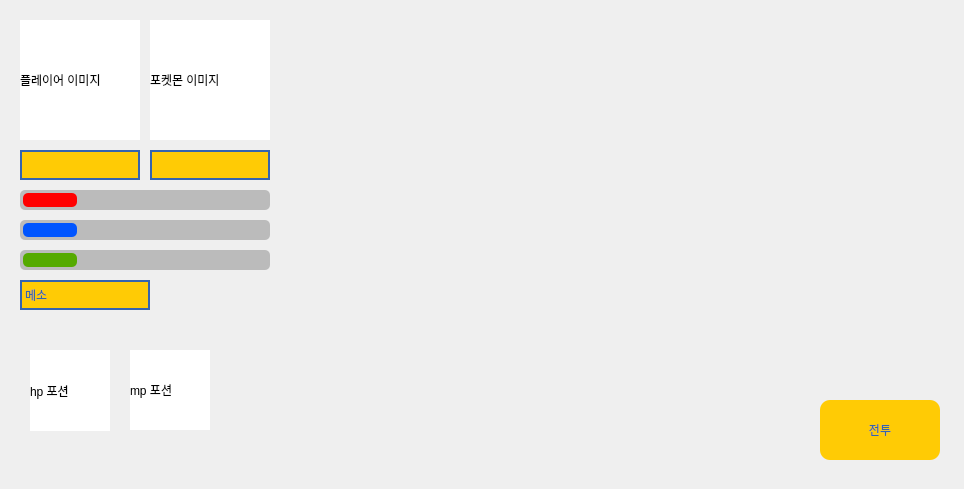
<?xml version="1.0" encoding="UTF-8"?>
<ui version="4.0">
 <class>MainWindow</class>
 <widget class="QMainWindow" name="MainWindow">
  <property name="geometry">
   <rect>
    <x>0</x>
    <y>0</y>
    <width>964</width>
    <height>489</height>
   </rect>
  </property>
  <property name="windowTitle">
   <string>MainWindow</string>
  </property>
  <widget class="QWidget" name="centralwidget">
   <widget class="QLabel" name="label_mp_potion">
    <property name="geometry">
     <rect>
      <x>130</x>
      <y>350</y>
      <width>80</width>
      <height>80</height>
     </rect>
    </property>
    <property name="styleSheet">
     <string notr="true">background-color: rgb(255, 255, 255);</string>
    </property>
    <property name="text">
     <string>mp 포션</string>
    </property>
   </widget>
   <widget class="QProgressBar" name="progressBar_mp">
    <property name="geometry">
     <rect>
      <x>20</x>
      <y>220</y>
      <width>250</width>
      <height>20</height>
     </rect>
    </property>
    <property name="styleSheet">
     <string notr="true">QProgressBar{
	background-color: rgb(187, 187, 187);
	color: rgb(255, 255, 255);
	border-radius: 5px;
	border-style: none;
}
QProgressBar::chunk{
	background-color: rgb(0, 85, 255);
	margin: 3px;
	border-radius: 5px;
}</string>
    </property>
    <property name="value">
     <number>24</number>
    </property>
    <property name="textVisible">
     <bool>false</bool>
    </property>
    <property name="format">
     <string>MP %p</string>
    </property>
   </widget>
   <widget class="QLabel" name="label_player_name">
    <property name="geometry">
     <rect>
      <x>20</x>
      <y>150</y>
      <width>120</width>
      <height>30</height>
     </rect>
    </property>
    <property name="styleSheet">
     <string notr="true">QLabel{
	background-color: rgb(255, 203, 5);
	color: rgb(53, 100, 173);
	border-color: rgb(53, 100, 173);
	font: 10pt &quot;휴먼매직체&quot;;
}</string>
    </property>
    <property name="frameShape">
     <enum>QFrame::Panel</enum>
    </property>
    <property name="lineWidth">
     <number>2</number>
    </property>
    <property name="text">
     <string/>
    </property>
   </widget>
   <widget class="QLabel" name="label_hp_potion">
    <property name="geometry">
     <rect>
      <x>30</x>
      <y>350</y>
      <width>80</width>
      <height>81</height>
     </rect>
    </property>
    <property name="styleSheet">
     <string notr="true">background-color: rgb(255, 255, 255);</string>
    </property>
    <property name="text">
     <string>hp 포션</string>
    </property>
   </widget>
   <widget class="QPushButton" name="pushButton_fight">
    <property name="geometry">
     <rect>
      <x>820</x>
      <y>400</y>
      <width>120</width>
      <height>60</height>
     </rect>
    </property>
    <property name="styleSheet">
     <string notr="true">QPushButton{
	background-color: rgb(255, 203, 5);
	color: rgb(53, 100, 173);
	border-color: rgb(53, 100, 173);
	border-radius: 10px;
	font: 12pt &quot;휴먼매직체&quot;;
}</string>
    </property>
    <property name="text">
     <string>전투</string>
    </property>
   </widget>
   <widget class="QLabel" name="label_player_image">
    <property name="geometry">
     <rect>
      <x>20</x>
      <y>20</y>
      <width>120</width>
      <height>120</height>
     </rect>
    </property>
    <property name="styleSheet">
     <string notr="true">background-color: rgb(255, 255, 255);</string>
    </property>
    <property name="text">
     <string>플레이어 이미지</string>
    </property>
   </widget>
   <widget class="QProgressBar" name="progressBar_hp">
    <property name="geometry">
     <rect>
      <x>20</x>
      <y>190</y>
      <width>250</width>
      <height>20</height>
     </rect>
    </property>
    <property name="styleSheet">
     <string notr="true">QProgressBar{
	background-color: rgb(187, 187, 187);
	color: rgb(255, 255, 255);
	border-radius: 5px;
	border-style: none;
}
QProgressBar::chunk{
	background-color: rgb(255, 0, 0);
	margin: 3px;
	border-radius: 5px;
}</string>
    </property>
    <property name="value">
     <number>24</number>
    </property>
    <property name="textVisible">
     <bool>false</bool>
    </property>
    <property name="invertedAppearance">
     <bool>false</bool>
    </property>
    <property name="format">
     <string>HP %p</string>
    </property>
   </widget>
   <widget class="QLabel" name="label_pokemon_image">
    <property name="geometry">
     <rect>
      <x>150</x>
      <y>20</y>
      <width>120</width>
      <height>120</height>
     </rect>
    </property>
    <property name="styleSheet">
     <string notr="true">background-color: rgb(255, 255, 255);</string>
    </property>
    <property name="text">
     <string>포켓몬 이미지</string>
    </property>
   </widget>
   <widget class="QLabel" name="label_pokemon_name">
    <property name="geometry">
     <rect>
      <x>150</x>
      <y>150</y>
      <width>120</width>
      <height>30</height>
     </rect>
    </property>
    <property name="styleSheet">
     <string notr="true">QLabel{
	background-color: rgb(255, 203, 5);
	color: rgb(53, 100, 173);
	border-color: rgb(53, 100, 173);
	font: 10pt &quot;휴먼매직체&quot;;
}</string>
    </property>
    <property name="frameShape">
     <enum>QFrame::Panel</enum>
    </property>
    <property name="lineWidth">
     <number>2</number>
    </property>
    <property name="text">
     <string/>
    </property>
   </widget>
   <widget class="QProgressBar" name="progressBar_ex">
    <property name="geometry">
     <rect>
      <x>20</x>
      <y>250</y>
      <width>250</width>
      <height>20</height>
     </rect>
    </property>
    <property name="styleSheet">
     <string notr="true">QProgressBar{
	background-color: rgb(187, 187, 187);
	color: rgb(255, 255, 255);
	border-radius: 5px;
	border-style: none;
}
QProgressBar::chunk{
	
	background-color: rgb(85, 170, 0);
	margin: 3px;
	border-radius: 5px;
}</string>
    </property>
    <property name="value">
     <number>24</number>
    </property>
    <property name="textVisible">
     <bool>false</bool>
    </property>
    <property name="format">
     <string>EX %p</string>
    </property>
   </widget>
   <widget class="QLabel" name="label">
    <property name="geometry">
     <rect>
      <x>20</x>
      <y>280</y>
      <width>130</width>
      <height>30</height>
     </rect>
    </property>
    <property name="styleSheet">
     <string notr="true">QLabel{
	background-color: rgb(255, 203, 5);
	color: rgb(53, 100, 173);
	border-color: rgb(53, 100, 173);
	font: 10pt &quot;휴먼매직체&quot;;
}</string>
    </property>
    <property name="frameShape">
     <enum>QFrame::Panel</enum>
    </property>
    <property name="lineWidth">
     <number>2</number>
    </property>
    <property name="text">
     <string>메소</string>
    </property>
    <property name="alignment">
     <set>Qt::AlignLeading|Qt::AlignLeft|Qt::AlignVCenter</set>
    </property>
   </widget>
  </widget>
 </widget>
 <resources/>
 <connections/>
</ui>
